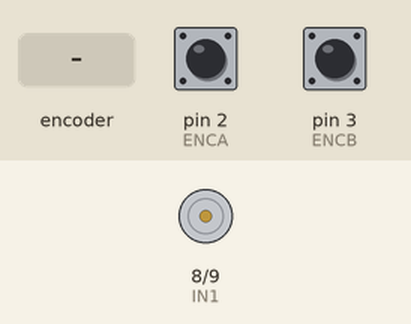
The sketch below on a simulated Arduino Uno, built with avr-gcc and run on an emulated ATmega328P. On the bench: motor-driver pin pairs drawn as motors (green arrow = first pin HIGH = forward, orange = second pin HIGH = backward, longer = more drive). Inputs (shaded band) come from the test bench; at power-on: pin 2 (ENCA) HIGH, pin 3 (ENCB) HIGH. What the sketch prints to the serial monitor is not drawn.

Above: at 1.2 s.
1.3 s: rotary encoder on pin 2 (ENCA) / pin 3 (ENCB) turned 2 steps (second pin leading)
At 1.9 s:
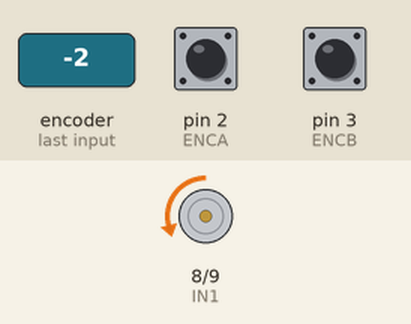
Timing chart, 0 to 4.3 s (numbered marks = the images above; inputs shaded):
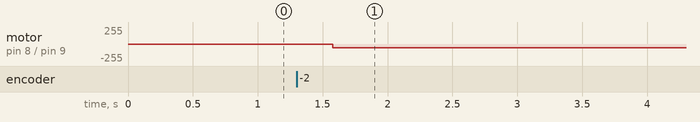

Measured:
- after the input at 1.3 s, motor on pin 8 (IN1) / pin 9 (IN2): stopped → backward 58/255 after 0.28 s

The sketch:

0-1-0.ino
```cpp
#include <util/atomic.h> // For the ATOMIC_BLOCK macro
#define ENCA 2
#define ENCB 3
#define PWM 7

const int IN1 = 8;
const int IN2 = 9;
volatile int posi = 0;
long pwr;


void setup() {

  Serial.begin(9600);
  pinMode (IN1, OUTPUT);
  pinMode (IN2, OUTPUT);
  pinMode(ENCA,INPUT);
  pinMode(ENCB,INPUT);
  attachInterrupt(digitalPinToInterrupt(ENCA), readEncoder, RISING);
}


void loop() {
  int pos = 0;
  ATOMIC_BLOCK(ATOMIC_RESTORESTATE) {
    pos = posi;
  }

  pwr = map(abs(pos), 0, 80, 55, 180); //wenn der Hebel sich der Position 0 nähert soll er auf die Leistung 55 schalten, wenn er sich der Position 80 nähert soll er bis zu diesem Punkt mit der Leistung linear ansteigen bis zum Leistungswert 180

  if (posi < -1) {                      //wenn Position kleiner als -1 also -2,-3....
    analogWrite(IN1, pwr);              //...dann gilt für IN1 die Befehle der Map Funktion
    digitalWrite(IN2, LOW);             //...in andere Richtung ist aus
  }
  else if (posi > 1) {                  //wenn Position größer als 1....
    analogWrite(IN2, pwr);              //...dann gilt für IN1 die Befehle der Map Funktion
    digitalWrite(IN1, LOW);             //...in andere Richtung ist aus
  }
  else {                                //wenn Poition 0 dann ist der motor aus
    digitalWrite(IN1, LOW);
    digitalWrite(IN2, LOW);
  }

  Serial.println(pos);
}


void readEncoder(){
  int b = digitalRead(ENCB);
  if(b > 0){
    posi++;
  }
  else{
    posi--;
  }
}
```
